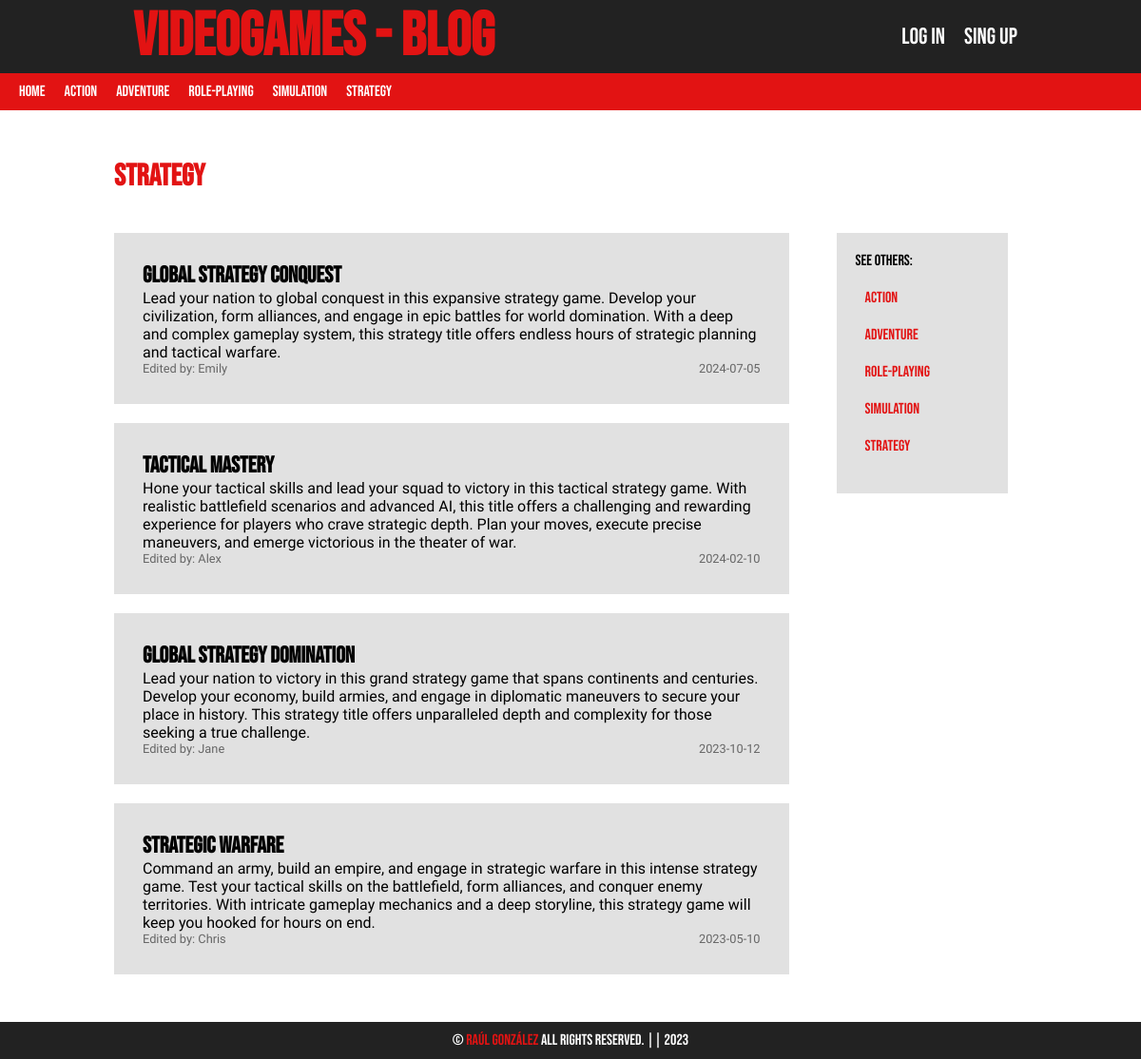
Page /Category/showEntriesFromCategorie/?category_id=5&category_name=Strategy on the committed database.
### tables this page shows
CREATE TABLE IF NOT EXISTS categories (
    id INT(255) AUTO_INCREMENT NOT NULL,
    name VARCHAR(100),
    CONSTRAINT pk_categories PRIMARY KEY (id)
);

CREATE TABLE IF NOT EXISTS entries (
    id INT(255) AUTO_INCREMENT NOT NULL,
    user_id INT(255) NOT NULL,
    category_id INT(255) NOT NULL,
    title VARCHAR(255) NOT NULL,
    description MEDIUMTEXT,
    date DATE NOT NULL,
    CONSTRAINT pk_entries PRIMARY KEY (id),
    CONSTRAINT fk_entry_user FOREIGN KEY (user_id) REFERENCES users (id),
    CONSTRAINT fk_entry_category FOREIGN KEY (category_id) REFERENCES categories (id) ON DELETE NO ACTION
);

CREATE TABLE IF NOT EXISTS users (
    id INT(255) AUTO_INCREMENT NOT NULL,
    name VARCHAR(100) NOT NULL,
    last_name VARCHAR(100) NOT NULL,
    email VARCHAR(255) NOT NULL,
    password VARCHAR(255) NOT NULL,
    date DATE NOT NULL,
    CONSTRAINT pk_users PRIMARY KEY (id),
    CONSTRAINT uq_email UNIQUE (email)
);

### Lib/Pages.php (called while the page is built, shortened)
<?php
class Pages
{
    public function render(string $pageName, array $params = null): void{
        require_once "Views/layout/header.php";
        require_once "Views/$pageName.php";
        require_once "Views/layout/footer.php";
    }
}

### Controllers/CategoryController.php (called while the page is built, shortened)
<?php
class CategoryController{
    private Pages $pages;
    private Category $Category;
    public function __construct(){
        $this->pages = new Pages();
        $this->Category = new Category();
    }
    public function getAll(): ?array{
        return  $this->Category->getAll();
    }
    public function showEntriesFromCategorie(){
        $category_id = $_GET['category_id'];
        $category_name = $_GET['category_name'];
        $entries = $this->Category->showEntriesFromCategorie($category_id);
        $this->pages->render("Category/showEntriesFromCategorie", ["entries" => $entries, "category_name" => $category_name]);
    }
}

### index.php (called while the page is built, shortened)
<?php
require_once "AutoLoad.php";
FrontController::main();

### Lib/DataBase.php (called while the page is built, shortened)
<?php
class DataBase{
    private $connection;
    private mixed $result;
    function __construct(
        private string $server = SERVER,
        private string $user = USER,
        private string $pass = PASSWORD,
        private string $database= DATABASE
    ){
        $this->connection = $this->connect();
    }
    private function connect(): PDO {
        try {
            $options = array(
                PDO::MYSQL_ATTR_INIT_COMMAND => "SET NAMES Utf8",
                PDO::MYSQL_ATTR_FOUND_ROWS => true
            );
            $connection = new PDO("mysql:host={$this->server};dbname={$this->database}", $this->user, $this->pass, $options);
            return $connection;
        } catch(PDOException $e){
            echo "There has been an error, and it's not possible to connect to the database. Details: " . $e->getMessage();
            exit;
        }
    }
    public function query(string $consultasQL): void
    {
        $this->result = $this->connection->query($consultasQL);
    }
    public function extractAll(): array
    {
        return $this->result->fetchAll(PDO::FETCH_ASSOC);
    }
    public function close(){
        if ($this->connection !== null) {
            $this->connection = null;
        }
    }
}

### Models/Category.php (called while the page is built, shortened)
<?php
class Category {
    private CategoryRepository $CategoryRepository;
    public function __construct(){
        $this->CategoryRepository = new CategoryRepository();
    }
    public function getAll(): ?array{
        return  $this->CategoryRepository->getAll();
    }
    public function showEntriesFromCategorie($category_id){
        return $this->CategoryRepository->showEntriesFromCategorie($category_id);
    }
}

### Repositories/CategoryRepository.php (called while the page is built, shortened)
<?php
class CategoryRepository
{
    private DataBase $connection;
    function __construct()
    {
        $this->connection = new DataBase();
    }
    public function getAll(): ? array{
        $this->connection->query("SELECT * FROM categories ORDER BY id ASC");
        $categories = $this->connection->extractAll();
        return $categories;
    }
    public function showEntriesFromCategorie($category_id){
        $this->connection->query("SELECT * FROM entries WHERE category_id=$category_id ORDER BY id DESC");
        $entries = $this->connection->extractAll();
        return $entries;
    }
}

### AutoLoad.php (called while the page is built, shortened)
<?php
spl_autoload_register (function ($clase) {
    $directorio_clase = str_replace('\\', '/', $clase);
});

### Controllers/UserController.php (called while the page is built, shortened)
<?php
class UserController{
    public function getUserFromId($user_id){
        $this->userRepository = new UserRepository();
        return $this->userRepository->getUserFromId($user_id);
    }
}

### Repositories/UserRepository.php (called while the page is built, shortened)
<?php
class UserRepository
{
    private DataBase $connection;
    function __construct()
    {
        $this->connection = new DataBase();
    }
    public function getUserFromId($user_id){
        $this->connection->query("SELECT name FROM users WHERE id=$user_id");
        $user_id = $this->connection->extractAll();
        return $user_id;
    }
}

### Views/Category/showEntriesFromCategorie.php (the view, shortened to what this page needs)
<?php
$userController = new UserController();
?>
<?php if(isset($entries)) : ?>
    <h1><?=$category_name?></h1>
        <div class="showEntries">
            <div class="entries">
                <?php foreach($entries as $entry) : ?>
                    <div class="entry">
                        <div>
                            <h2><?=$entry['title']?></h2>
                            <p><?=$entry['description']?></p>
                        </div>
                        <div class="entry-dateUser">
                            <p>Edited by: <?= $userController->getUserFromId($entry['user_id'])[0]["name"]?></p>
                            <p><?=$entry['date']?></p>
                        </div>
                    </div>
                <?php endforeach; ?>
            </div>
            <div class="aside">
                <p>See others:</p>
                <ul>
                    <?php foreach($categories as $categorie): ?>
                        <li>
                        <a href="<?=BASE_URL?>Category/showEntriesFromCategorie/?category_id=<?=$categorie['id']?>&category_name=<?=$categorie['name']?>"><?=$categorie['name']?></a>
                        </li>
                    <?php endforeach; ?>
                </ul>
            </div>
        </div>
<?php else : ?>
<?php endif; ?>

### Views/Layout/Header.php (shortened to what this page needs)
<?php
    $CategoryController = new CategoryController();
    $categories = $CategoryController->getAll();
?>
<!DOCTYPE html>
<html lang="en">
<head>
    <link rel="stylesheet" href="<?=BASE_URL?>Style/style.css">
</head>
<body>
    <header>
        <div class="header-top">
            <h1><a href="<?=BASE_URL?>">VideoGames - Blog</a></h1>
            <ul>
                <?php if(!isset($_SESSION['login'])): ?>
                    <li><a href="<?=BASE_URL?>User/Login/">Log in</a></li>
                    <li><a href="<?=BASE_URL?>User/Register/">Sing Up</a></li>
                <?php endif; ?>
            </ul>
        </div>
        <div class="header-bottom">
            <nav>
                <ul>
                    <li><a href="<?=BASE_URL?>">Home</a></li>
                    <?php foreach($categories as $categorie): ?>
                        <li>
                        <a href="<?=BASE_URL?>Category/showEntriesFromCategorie/?category_id=<?=$categorie['id']?>&category_name=<?=$categorie['name']?>"><?=$categorie['name']?></a>
                        </li>
                    <?php endforeach; ?>
                </ul>
            </nav>
        </div>
    </header>
    <main>

### Style/style.css (style rules this page uses)
* { padding: 0; margin: 0; box-sizing: border-box; }
:root { --color1: #222222; --color2: rgb(226, 19, 19); }
header { display: flex; flex-direction: column; flex-wrap: nowrap; }
header div, header ul { display: flex; flex-direction: row; flex-wrap: nowrap; align-items: center; }
header ul { list-style: none; }
header div { justify-content: space-between; width: 100%; }
.header-top { padding: 0px 10%; }
.header-top, footer { background-color: var(--color1); font-family: Bebas Neue; }
.header-top h1 a { color: var(--color2); margin: 20px; font-size: 2em; text-decoration: none; transition: 0.6s; }
.header-top li>a { text-decoration: none; color: white; margin: 10px; font-size: 1.5em; transition: 0.3s; }
.header-top li { transition: 0.3s; }
.header-bottom { background-color: var(--color2); padding: 10px; font-family: Bebas Neue; }
.header-bottom a { color: white; text-decoration: none; margin: 0 10px; transition: 0.3s; }
.header-bottom li { transition: 0.3s; }
main { padding: 30px 10%; font-family: Bebas Neue; flex: 1; }
main h1 { color: var(--color2); font-family: Bebas Neue; margin: 20px 0; }
.entry { background-color: #e1e1e1; margin: 20px 0; padding: 30px; display: flex; flex-direction: column; justify-content: space-between; font-family: Prompt; width: 100%; transition: 0.3s; }
.entry h2 { font-family: Bebas Neue; }
.entry-dateUser { display: flex; flex-direction: row; align-items: center; justify-content: space-between; color: #666; font-size: 0.8em; }
.showEntries { display: flex; flex-direction: row; align-items: flex-start; justify-content: space-between; gap: 30px; }
.aside { display: flex; flex-direction: column; justify-content: space-between; margin: 20px; background-color: #e1e1e1; padding: 20px; width: 20%; }
.aside ul { list-style: none; }
.aside li { margin: 20px 10px; transition: 0.3s; }
.aside a { color: var(--color2); text-decoration: none; transition: 0.3s; }
.entries { width: 80%; }
body { min-height: 100vh; display: flex; flex-direction: column; justify-content: space-between; }

### rows in the picture
categories: name "Action"
categories: name "Adventure"
categories: name "Role-playing"
categories: name "Simulation"
categories: name "Strategy"
entries: title "Global Strategy Conquest", description "Lead your nation to global conquest in this expansive strategy game. Develop your civilization, form alliances, and engage in epic battles for world domination. With a deep and complex gameplay system, this strategy title offers endless hours of strategic planning and tactical warfare.", user.name "Emily", date "2024-07-05"
entries: title "Tactical Mastery", description "Hone your tactical skills and lead your squad to victory in this tactical strategy game. With realistic battlefield scenarios and advanced AI, this title offers a challenging and rewarding experience for players who crave strategic depth. Plan your moves, execute precise maneuvers, and emerge victorious in the theater of war.", user.name "Alex", date "2024-02-10"
entries: title "Global Strategy Domination", description "Lead your nation to victory in this grand strategy game that spans continents and centuries. Develop your economy, build armies, and engage in diplomatic maneuvers to secure your place in history. This strategy title offers unparalleled depth and complexity for those seeking a true challenge.", user.name "Jane", date "2023-10-12"
entries: title "Strategic Warfare", description "Command an army, build an empire, and engage in strategic warfare in this intense strategy game. Test your tactical skills on the battlefield, form alliances, and conquer enemy territories. With intricate gameplay mechanics and a deep storyline, this strategy game will keep you hooked for hours on end.", user.name "Chris", date "2023-05-10"

### other values in the picture
$category_name "Strategy"
